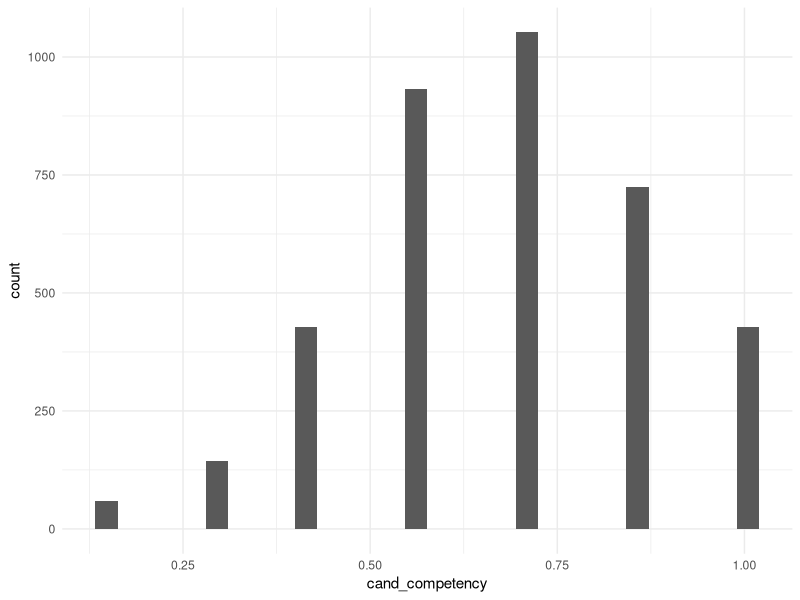

Source code (R):
## ---- chunk 1
rm(list = ls())
library(tidyverse)
library(here)
## ---- chunk 2
Sys.setlocale("LC_CTYPE", "russian")
## ---- chunk 3
d <- read_csv(here("raw data",
                   "How CV photo influence feel of competence (in Russia).csv"))
## ---- chunk 4
head(d)
## ---- chunk 5
d <- d %>% 
  rename(resp_sex = `Укажите свой пол`,        # resp for responder
         resp_age = `Укажите свой возраст`,
         resp_hire = `Насколько часто вы участвуете в найме людей?`,
         cand_id = `Номер участника`,         #cand for candidate
         cand_sex = `Пол участника`,
         cand_smile = `Эмоция`,               
         cand_select = `Выбор участника`,     # which photo cand finds the best
         cand_competency = `Оценка`)          # subjective assessment of cand competency
## ---- chunk 6
d <- d %>% 
  select(starts_with("resp"),
         starts_with("cand"))

d
## ---- chunk 7
d <- d %>% 
  mutate(resp_sex = if_else(resp_sex == "Женский", "F", "M")) %>% 
  mutate(resp_sex = as_factor(resp_sex))

d %>% 
  count(resp_sex)
## ---- chunk 8
d %>% 
  count(resp_age)
## ---- chunk 9
lvl <- c("<25", "26-35", "36-45", "46-55", ">56")

d <- d %>% 
  mutate(resp_age = if_else(resp_age == "до 25", "<25",  resp_age)) %>% 
  mutate(resp_age = if_else(resp_age == "больше 56", ">56", resp_age)) %>% 
  mutate(resp_age = factor(resp_age, levels = lvl))

## ---- chunk 10
levels(d$resp_age)
## ---- chunk 11
d %>% count(resp_hire)
## ---- chunk 12
d <- d %>% 
  mutate(resp_hire = case_when(resp_hire == "Никогда не участвовал" ~ "never",
                               resp_hire == "Иногда" ~ "sometimes",
         resp_hire ==  "Это часть моих рабочих обязанностей, участвую постоянно" ~ "always")) %>% 
  mutate(resp_hire = factor(resp_hire, levels = c("never", "sometimes", "always"))) 

## ---- chunk 13
levels(d$resp_hire)
## ---- chunk 14
d %>% count(cand_id)
## ---- chunk 15
d <- d %>% 
  mutate(cand_id = as_factor(cand_id))
## ---- chunk 16
d %>% count(cand_sex)
## ---- chunk 17
d <- d %>% 
  mutate(cand_sex = if_else(cand_sex == "Ж", "F", "M")) %>% 
  mutate(cand_sex = as_factor(cand_sex))
## ---- chunk 18
d %>% count(cand_smile)
## ---- chunk 19
d <- d %>% 
  mutate(cand_smile = case_when(cand_smile == "Серьезное лицо" ~ "no",
                                cand_smile == "Сдеражнная улыбка" ~ "small",
                                cand_smile == "Широкая улыбка" ~ "big")) %>% 
  mutate(cand_smile = factor(cand_smile, levels = c("no", "small", "big")))
## ---- chunk 20
levels(d$cand_smile)
## ---- chunk 21
table(d$cand_id, d$cand_select)
## ---- chunk 22
d <- d %>% 
  mutate(cand_select = if_else(cand_select == "Да", 1, 0)) %>% 
  mutate(cand_select = as_factor(cand_select))
## ---- chunk 23
d %>% count(cand_competency)
## ---- chunk 24
d <- d %>% 
  mutate(cand_competency_fct = cand_competency) %>% 
  mutate(cand_competency = cand_competency / max(cand_competency))
## ---- chunk 25
ggplot(d, aes(x = cand_competency)) +
  geom_histogram() +
  theme_minimal()
## ---- chunk 26
head(d)
## ---- chunk 27
write_csv(d, file = here("raw data", "clean_dat.csv"))
write_rds(d, file = here("raw data", "clean_dat.rds"))
